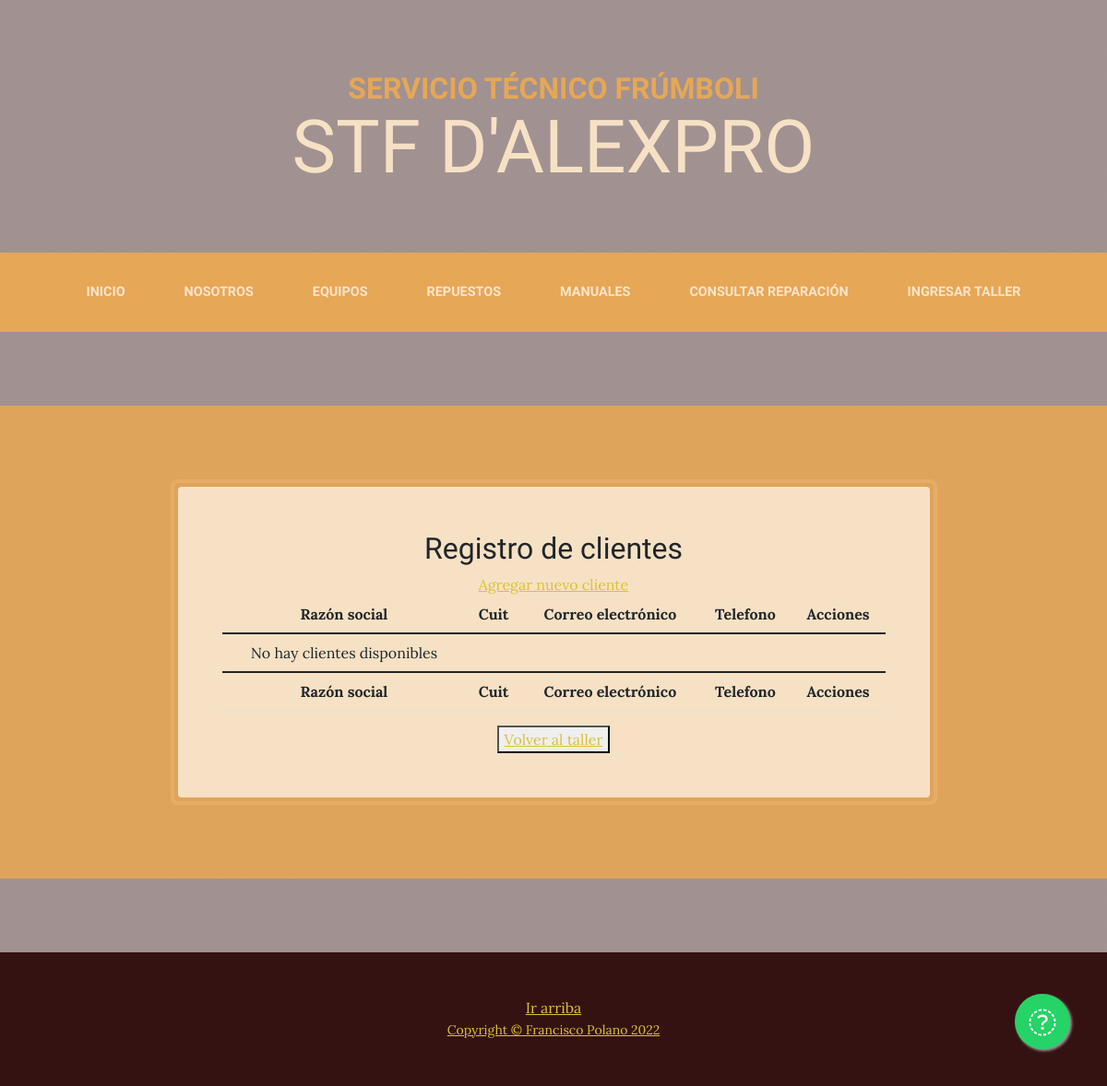
The page /STFprivado/clientes on the database as committed earlier.
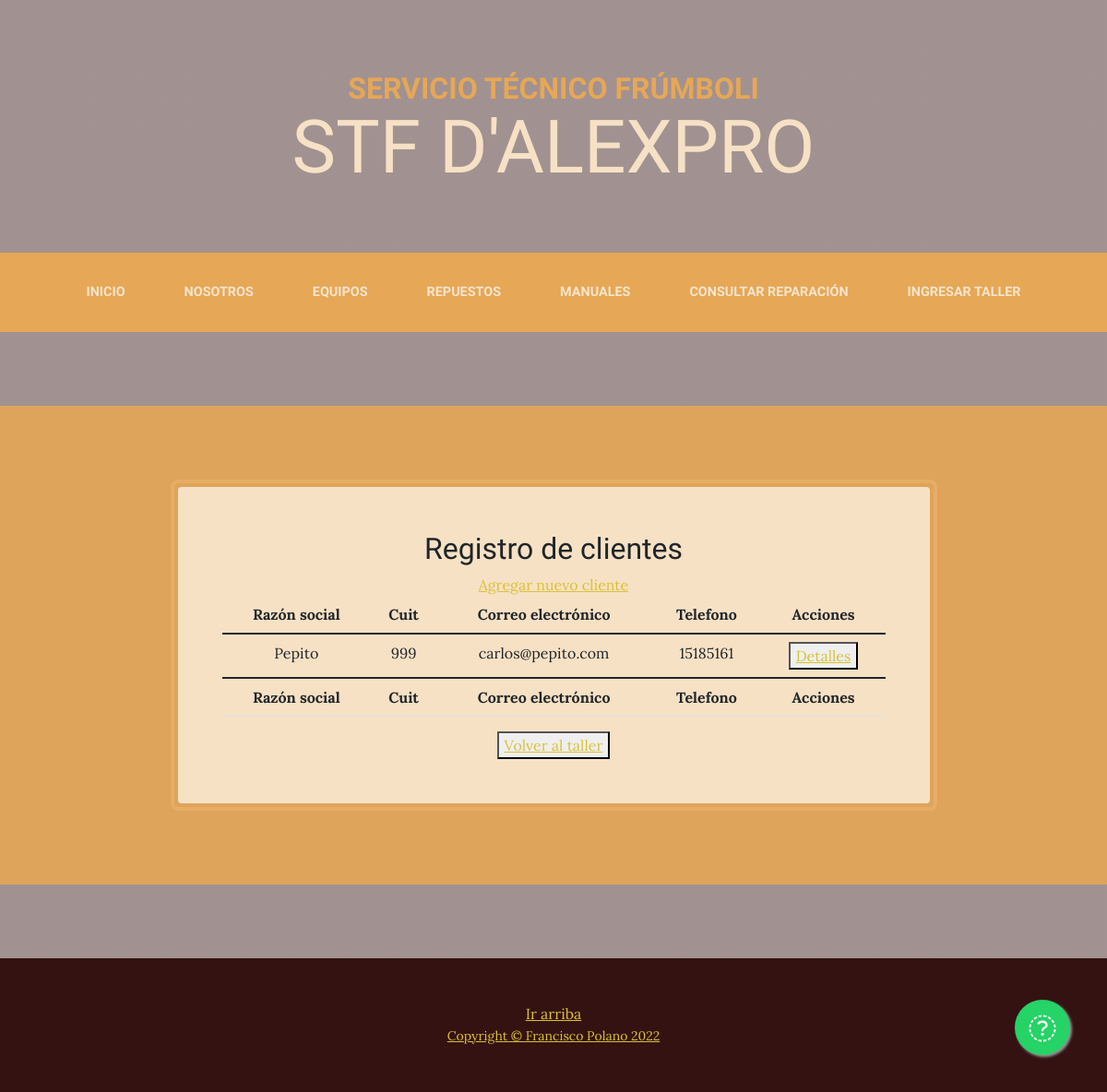
The same page on the database as committed later.
### STFprivado/models.py (models this page shows, shortened)
class Clientes(models.Model):
    razonSocial = models.CharField(max_length=60)
    cuit = models.PositiveSmallIntegerField(blank = True)
    contacto = models.CharField(max_length=60,blank=True)
    email = models.EmailField()
    telefono = models.PositiveSmallIntegerField()
    direccion = models.CharField(max_length=100,blank = True)

### STFprivado/views.py (the view)
# urls.py: path('clientes', views.clientesLista, name = "Clientes lista"),
def clientesLista(request):
    clientes = Clientes.objects.all()
    return render(request, "STFprivado/clientes/clientesLista.html",{'datos':clientes})

### STFprivado/templates/STFprivado/clientes/clientesLista.html (shortened to what this page needs)
{% extends 'AppSTF/padre.html' %}
{% load static %}
{% block cuerpo %}
<section class="page-section cta">
    <div class="container">
        <div class="row">
            <div class="col-xl-9 mx-auto">
                <div class="cta-inner bg-faded text-center rounded">
                    <h2> Registro de clientes </h2>
                    <a href="{% url 'Clientes alta' %}">Agregar nuevo cliente</a>
                    <table class="table" id="ListaClientes">
                        <thead>
                            <tr>
                                <th>Razón social</th>
                                <th>Cuit</th>
                                <th>Correo electrónico</th>
                                <th>Telefono</th>
                                <th>Acciones</th>
                            </tr>
                        </thead>
                        <tbody>
                            {% if datos %}
                                {% for cliente in datos %}
                                    <tr>
                                        <td>{{cliente.razonSocial}}</td>
                                        <td>{{cliente.cuit}}</td>
                                        <td>{{cliente.email}}</td>
                                        <td>{{cliente.telefono}}</td>
                                        <td>
                                            <button>
                                                <a href="{% url 'Clientes detalle' cliente.id %}">Detalles</a>
                                            </button>
                                        </td>
                                    </tr>
                                {% endfor %}
                            {% else %}
                                <tr><td>No hay clientes disponibles</td></tr>
                            {% endif %}
                        </tbody>
                        <tfoot>
                            <tr>
                                <th>Razón social</th>
                                <th>Cuit</th>
                                <th>Correo electrónico</th>
                                <th>Telefono</th>
                                <th>Acciones</th>
                            </tr>
                        </tfoot>
                    </table>
                <button>
                    <a href="{% url 'Taller' %}">Volver al taller</a>
                </button>
                </div>
            </div>
        </div>
    </div>
</section>
{% endblock %}

Rows that differ between the two databases and show on the page:
added Clientes: razonSocial "Pepito", cuit "999", email "carlos@pepito.com", telefono "15185161"
Other text that changed with them:
text no longer shown: "No hay clientes disponibles"
